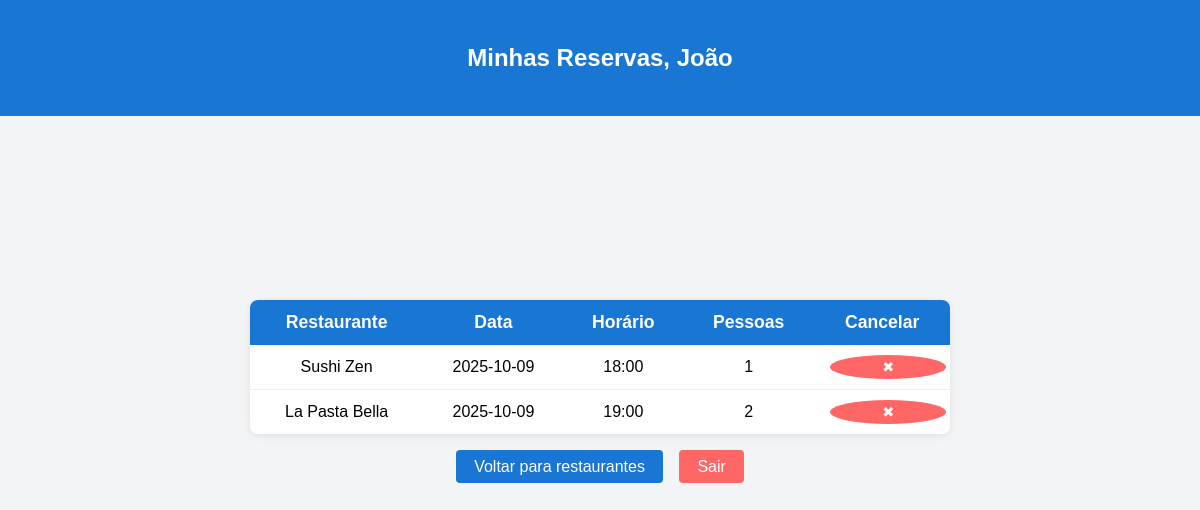
The page /minhas_reservas (signed in) on the database its author committed.
### tables this page shows
CREATE TABLE reservas (
    id INTEGER PRIMARY KEY AUTOINCREMENT,
    id_usuario INTEGER NOT NULL,
    id_restaurante INTEGER NOT NULL,
    data_reserva TEXT NOT NULL,
    hora_reserva TEXT NOT NULL,
    numero_pessoas INTEGER NOT NULL,
    observacoes TEXT,
    FOREIGN KEY (id_usuario) REFERENCES usuarios(id),
    FOREIGN KEY (id_restaurante) REFERENCES restaurantes(id)
);

CREATE TABLE restaurantes (
    id INTEGER PRIMARY KEY AUTOINCREMENT,
    nome TEXT UNIQUE NOT NULL,
    horario_disponivel TEXT NOT NULL
);

### app.py (the view)
@app.route("/minhas_reservas")
def minhas_reservas():
    if "usuario_id" not in session:
        return redirect(url_for("login"))
    db = get_db()
    reservas = db.execute('''
        SELECT r.id, re.nome AS restaurante, r.data_reserva, r.hora_reserva, r.numero_pessoas
        FROM reservas r
        JOIN restaurantes re ON r.id_restaurante = re.id
        WHERE r.id_usuario = ?
        ORDER BY r.data_reserva, r.hora_reserva
    ''', (session["usuario_id"],)).fetchall()
    return render_template("minhas_reservas.html", reservas=reservas)

### app.py (called while the page is built)
def get_db():
    if "db" not in g:
        g.db = sqlite3.connect(DATABASE)
        g.db.row_factory = sqlite3.Row
    return g.db

### templates/minhas_reservas.html (shortened to what this page needs)
<!DOCTYPE html>
<html lang="pt-BR">
<head>
  <link rel="stylesheet" href="{{ url_for('static', filename='style.css') }}">
</head>
<body>
  <header style="background: #1976d2; color: #fff; padding: 24px 0; text-align: center;">
    <h2>Minhas Reservas, {{ session['usuario_nome'] }}</h2>
  </header>
  <div class="container">
    {% if reservas %}
      <table class="tabela-reservas">
        <thead>
          <tr>
            <th>Restaurante</th>
            <th>Data</th>
            <th>Horário</th>
            <th>Pessoas</th>
            <th>Cancelar</th>
          </tr>
        </thead>
        <tbody>
          {% for reserva in reservas %}
          <tr>
            <td>{{ reserva['restaurante'] }}</td>
            <td>{{ reserva['data_reserva'] }}</td>
            <td>{{ reserva['hora_reserva'] }}</td>
            <td>{{ reserva['numero_pessoas'] }}</td>
            <td>
              <form action="{{ url_for('cancelar_reserva', reserva_id=reserva['id']) }}" method="post" style="display:inline;">
                <button type="submit" class="btn btn-cancelar" title="Cancelar reserva">✖</button>
              </form>
            </td>
          </tr>
          {% endfor %}
        </tbody>
      </table>
    {% else %}
      <p>Você ainda não tem reservas.</p>
    {% endif %}
    <div style="margin-top: 24px;">
      <a href="{{ url_for('index') }}" class="btn">Voltar para restaurantes</a>
      <a href="{{ url_for('logout') }}" class="btn logout-btn">Sair</a>
    </div>
  </div>
</body>
</html>

### static/style.css (style rules this page uses)
body { font-family: Arial, sans-serif; background-color: #f3f4f6; margin: 0; padding: 0; }
header { display: flex; flex-direction: column; align-items: center; padding: 24px 0; background: #1976d2; color: #fff; text-align: center; margin-bottom: 32px; }
input, button { display: block; width: 100%; margin-bottom: 10px; padding: 8px; border-radius: 8px; border: 1px solid #ccc; }
button, .btn { background-color: #4f46e5; color: white; border: none; cursor: pointer; }
.logout-btn { background-color: #ff6666; color: white; border: none; padding: 6px 18px; border-radius: 4px; cursor: pointer; width: 90px; text-align: center; font-size: 1rem; }
.container { display: flex; flex-direction: column; align-items: center; justify-content: center; min-height: 60vh; text-align: center; }
.tabela-reservas { border-collapse: collapse; width: 90%; max-width: 700px; margin: 0 auto; background: #fff; box-shadow: 0 2px 8px rgba(0,0,0,0.08); border-radius: 8px; overflow: hidden; }
.tabela-reservas th { background: #1976d2; color: #fff; padding: 12px; font-size: 1.1rem; }
.tabela-reservas td { padding: 10px; border-bottom: 1px solid #eee; font-size: 1rem; }
.tabela-reservas tr:last-child td { border-bottom: none; }
.btn { background: #1976d2; color: #fff; border: none; padding: 8px 18px; border-radius: 4px; cursor: pointer; margin: 0 6px; text-decoration: none; font-size: 1rem; }
.logout-btn { background-color: #ff6666; }
.btn-cancelar { background: #ff6666; color: #fff; border: none; padding: 4px 8px; border-radius: 50%; font-size: 0.9rem; cursor: pointer; }

### rows shown on the page
reservas: restaurante "Sushi Zen", data_reserva "2025-10-09", hora_reserva "18:00", numero_pessoas "1"
reservas: restaurante "La Pasta Bella", data_reserva "2025-10-09", hora_reserva "19:00", numero_pessoas "2"

### other values the page prints
{{ session['usuario_nome'] }} "João"
